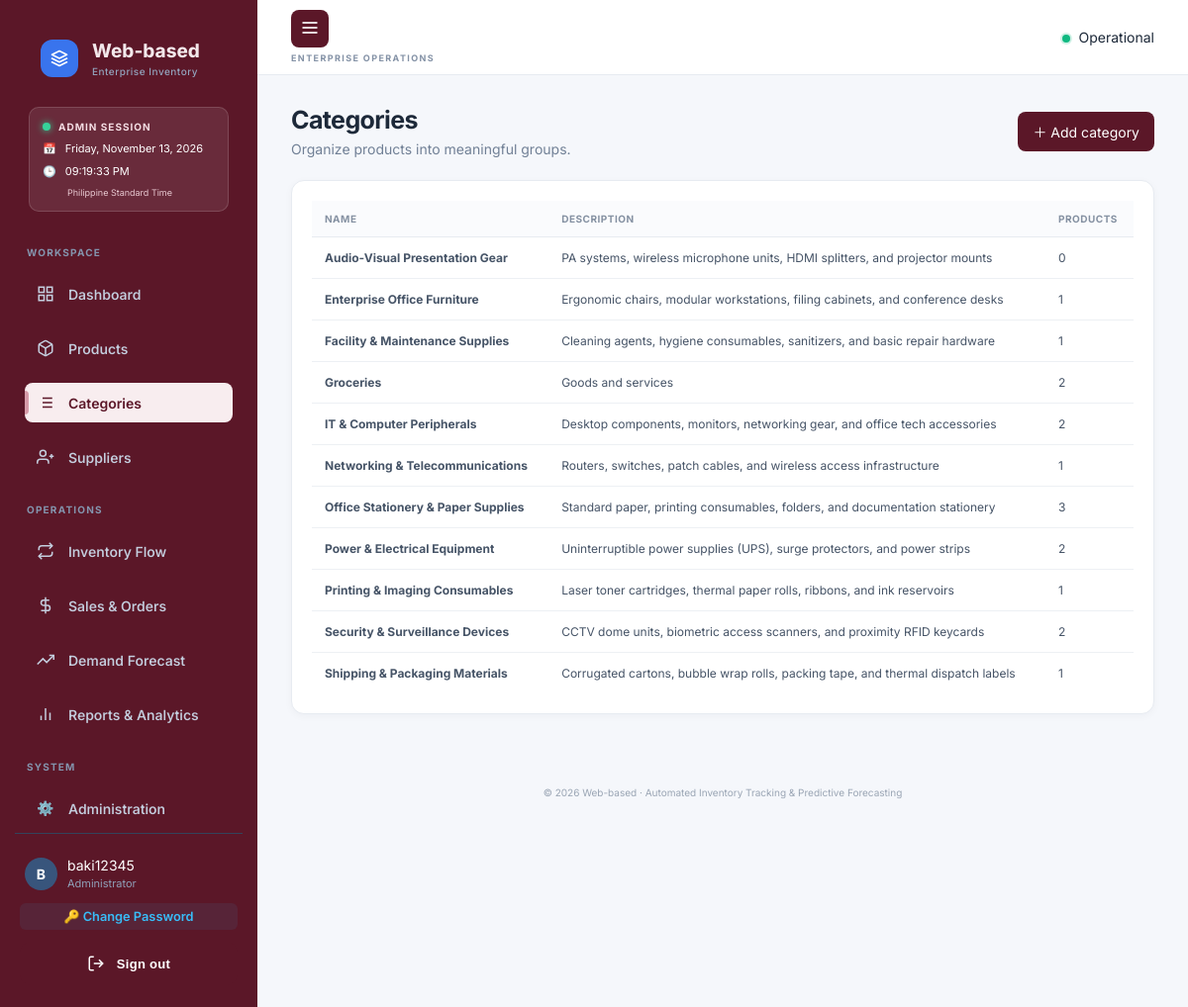
Screenshot of /inventory/categories/ (signed in) with the database file from the repository.
### inventory/models.py (models this page shows, shortened)
class Category(models.Model):
    name = models.CharField(max_length=100, unique=True)
    description = models.TextField(blank=True)

### inventory/views.py (the view)
# urls.py: path("categories/", views.category_list, name="category_list"),
@login_required
def category_list(request):
    return render(request, "inventory/category_list.html", {"categories": Category.objects.all().order_by("name")})

### templates/inventory/category_list.html
{% extends "base.html" %}{% block page_heading %}{% endblock %}{% block content %}<div class="page-title"><div><h1>Categories</h1><p class="muted">Organize products into meaningful groups.</p></div><a class="btn primary" href="{% url 'category_create' %}">＋ Add category</a></div><div class="panel"><div class="table-wrap"><table><thead><tr><th>Name</th><th>Description</th><th>Products</th></tr></thead><tbody>{% for c in categories %}<tr><td><b>{{ c.name }}</b></td><td>{{ c.description|default:"—" }}</td><td>{{ c.products.count }}</td></tr>{% empty %}<tr><td colspan="3" class="empty">No categories created yet.</td></tr>{% endfor %}</tbody></table></div></div>{% endblock %}

### templates/base.html (shortened to what this page needs)
{% load static %}
<!DOCTYPE html>
<html lang="en">
<head>
  <link rel="stylesheet" href="{% static 'css/app.css' %}">
</head>
<body class="{% block body_class %}{% endblock %}">
  <div class="app-shell" id="appShell">
    <aside class="sidebar" id="sidebar">
      <div class="sidebar-header">
        <a class="brand" href="{% url 'dashboard' %}">
          <div class="brand-mark">
            <svg width="18" height="18" viewBox="0 0 24 24" fill="none" stroke="currentColor" stroke-width="2.2" stroke-linecap="round" stroke-linejoin="round">
              <polygon points="12 2 2 7 12 12 22 7 12 2"></polygon>
              <polyline points="2 17 12 22 22 17"></polyline>
              <polyline points="2 12 12 17 22 12"></polyline>
            </svg>
          </div>
          <div class="brand-text">
            <span class="brand-name">Web-based</span>
            <small class="brand-tagline">Enterprise Inventory</small>
          </div>
        </a>
      </div>
{% if user.is_staff and user.last_login %}
<div class="admin-login-card">
    <div class="login-card-heading">
        <span class="login-indicator"></span>
        ADMIN SESSION
    </div>
    <div class="login-detail">
        <span>📅</span>
        <span>{{ user.last_login|date:"l, F j, Y" }}</span>
    </div>
    <div class="login-detail">
        <span>🕒</span>
        <span>{{ user.last_login|date:"h:i:s A" }}</span>
    </div>
    <small class="login-timezone">
        Philippine Standard Time
    </small>
</div>
{% endif %}
      <nav class="sidebar-nav">
        {% with current_url=request.resolver_match.url_name %}
          <span class="nav-label">WORKSPACE</span>
          <a href="{% url 'dashboard' %}" class="nav-item {% if current_url == 'dashboard' %}active{% endif %}">
            <svg class="nav-icon" viewBox="0 0 24 24" fill="none" stroke="currentColor" stroke-width="2"><rect x="3" y="3" width="7" height="7"></rect><rect x="14" y="3" width="7" height="7"></rect><rect x="14" y="14" width="7" height="7"></rect><rect x="3" y="14" width="7" height="7"></rect></svg>
            <span>Dashboard</span>
          </a>
          <a href="{% url 'product_list' %}" class="nav-item {% if current_url == 'product_list' %}active{% endif %}">
            <span>Products</span>
          </a>
          <a href="{% url 'category_list' %}" class="nav-item {% if current_url == 'category_list' %}active{% endif %}">
            <span>Categories</span>
          </a>
          <a href="{% url 'supplier_list' %}" class="nav-item {% if current_url == 'supplier_list' %}active{% endif %}">
            <svg class="nav-icon" viewBox="0 0 24 24" fill="none" stroke="currentColor" stroke-width="2"><path d="M16 21v-2a4 4 0 0 0-4-4H5a4 4 0 0 0-4 4v2"></path><circle cx="8.5" cy="7" r="4"></circle><line x1="20" y1="8" x2="20" y2="14"></line><line x1="23" y1="11" x2="17" y2="11"></line></svg>
            <span>Suppliers</span>
          </a>
          <span class="nav-label">OPERATIONS</span>
          <a href="{% url 'transaction_list' %}" class="nav-item {% if current_url == 'transaction_list' %}active{% endif %}">
            <svg class="nav-icon" viewBox="0 0 24 24" fill="none" stroke="currentColor" stroke-width="2"><polyline points="17 1 21 5 17 9"></polyline><path d="M3 11V9a4 4 0 0 1 4-4h14"></path><polyline points="7 23 3 19 7 15"></polyline><path d="M21 13v2a4 4 0 0 1-4 4H3"></path></svg>
            <span>Inventory Flow</span>
          </a>
          <a href="{% url 'sale_list' %}" class="nav-item {% if current_url == 'sale_list' %}active{% endif %}">
            <svg class="nav-icon" viewBox="0 0 24 24" fill="none" stroke="currentColor" stroke-width="2"><line x1="12" y1="1" x2="12" y2="23"></line><path d="M17 5H9.5a3.5 3.5 0 0 0 0 7h5a3.5 3.5 0 0 1 0 7H6"></path></svg>
            <span>Sales & Orders</span>
          </a>
          <a href="{% url 'forecast' %}" class="nav-item {% if current_url == 'forecast' %}active{% endif %}">
            <svg class="nav-icon" viewBox="0 0 24 24" fill="none" stroke="currentColor" stroke-width="2"><polyline points="23 6 13.5 15.5 8.5 10.5 1 18"></polyline><polyline points="17 6 23 6 23 12"></polyline></svg>
            <span>Demand Forecast</span>
          </a>
          <a href="{% url 'reports' %}" class="nav-item {% if current_url == 'reports' %}active{% endif %}">
            <svg class="nav-icon" viewBox="0 0 24 24" fill="none" stroke="currentColor" stroke-width="2"><line x1="18" y1="20" x2="18" y2="10"></line><line x1="12" y1="20" x2="12" y2="4"></line><line x1="6" y1="20" x2="6" y2="14"></line></svg>
            <span>Reports & Analytics</span>
          </a>
          {% if user.is_staff %}
            <span class="nav-label">SYSTEM</span>
<a href="{% url 'custom_admin_portal' %}" class="nav-link {% if request.resolver_match.url_name == 'custom_admin_portal' %}active{% endif %}">
    <span class="nav-icon">⚙️</span>
    <span>Administration</span>
</a>
          {% endif %}
        {% endwith %}
      </nav>
      <div class="sidebar-bottom">
        <div class="user-chip">
          <div class="avatar" title="{{ user.get_full_name|default:user.username }}">
            {{ user.username|slice:":1"|upper }}
          </div>
          <div class="user-info">
            <span class="user-name">{{ user.get_full_name|default:user.username }}</span>
            <small class="user-role">{% if user.is_staff %}Administrator{% else %}Operator{% endif %}</small>
          </div>
        </div>
        <a href="/admin/password_change/" style="display: block; font-size: 0.8rem; color: #38bdf8; text-decoration: none; padding: 6px 10px; margin: 6px 0; border-radius: 6px; background: rgba(56, 189, 248, 0.08); text-align: center; font-weight: 600;">
        🔑 Change Password
      </a>
        <form method="post" action="{% url 'logout' %}">
          <button type="submit" class="btn-logout" title="Sign out">
            <svg width="16" height="16" viewBox="0 0 24 24" fill="none" stroke="currentColor" stroke-width="2"><path d="M9 21H5a2 2 0 0 1-2-2V5a2 2 0 0 1 2-2h4"></path><polyline points="16 17 21 12 16 7"></polyline><line x1="21" y1="12" x2="9" y2="12"></line></svg>
            <span>Sign out</span>
          </button>
        </form>
      </div>
    </aside>
    <main class="main">
      <header class="topbar">
        <div class="topbar-left">
          <button type="button" class="sidebar-toggle" onclick="toggleSidebar()" aria-label="Toggle Navigation">
            <svg width="20" height="20" viewBox="0 0 24 24" fill="none" stroke="currentColor" stroke-width="2"><line x1="3" y1="12" x2="21" y2="12"></line><line x1="3" y1="6" x2="21" y2="6"></line><line x1="3" y1="18" x2="21" y2="18"></line></svg>
          </button>
          <div>
            <span class="eyebrow">{% block eyebrow %}ENTERPRISE OPERATIONS{% endblock %}</span>
          </div>
        </div>
        <div class="topbar-right">
          <div class="system-status">
            <span class="status-dot"></span>
            <span class="status-label">Operational</span>
          </div>
        </div>
      </header>
      <section class="content">
        {% block content %}{% endblock %}
      </section>
      <footer class="app-footer">
        <p>© {% now "Y" %} Web-based · Automated Inventory Tracking & Predictive Forecasting</p>
      </footer>
    </main>
  </div>
</body>
</html>

### rows the page displays
Category: name "Audio-Visual Presentation Gear", description "PA systems, wireless microphone units, HDMI splitters, and projector mounts", products.count "0"
Category: name "Enterprise Office Furniture", description "Ergonomic chairs, modular workstations, filing cabinets, and conference desks", products.count "1"
Category: name "Facility & Maintenance Supplies", description "Cleaning agents, hygiene consumables, sanitizers, and basic repair hardware", products.count "1"
Category: name "Groceries", description "Goods and services", products.count "2"
Category: name "IT & Computer Peripherals", description "Desktop components, monitors, networking gear, and office tech accessories", products.count "2"
Category: name "Networking & Telecommunications", description "Routers, switches, patch cables, and wireless access infrastructure", products.count "1"
Category: name "Office Stationery & Paper Supplies", description "Standard paper, printing consumables, folders, and documentation stationery", products.count "3"
Category: name "Power & Electrical Equipment", description "Uninterruptible power supplies (UPS), surge protectors, and power strips", products.count "2"
Category: name "Printing & Imaging Consumables", description "Laser toner cartridges, thermal paper rolls, ribbons, and ink reservoirs", products.count "1"
Category: name "Security & Surveillance Devices", description "CCTV dome units, biometric access scanners, and proximity RFID keycards", products.count "2"
Category: name "Shipping & Packaging Materials", description "Corrugated cartons, bubble wrap rolls, packing tape, and thermal dispatch labels", products.count "1"

### other values shown
{{ user.last_login|date:"l, F j, Y" }} "Friday, November 13, 2026"
{{ user.last_login|date:"h:i:s A" }} "09:19:33 PM"
{{ user.username|slice:":1"|upper }} "B"
{{ user.get_full_name|default:user.username }} "baki12345"
